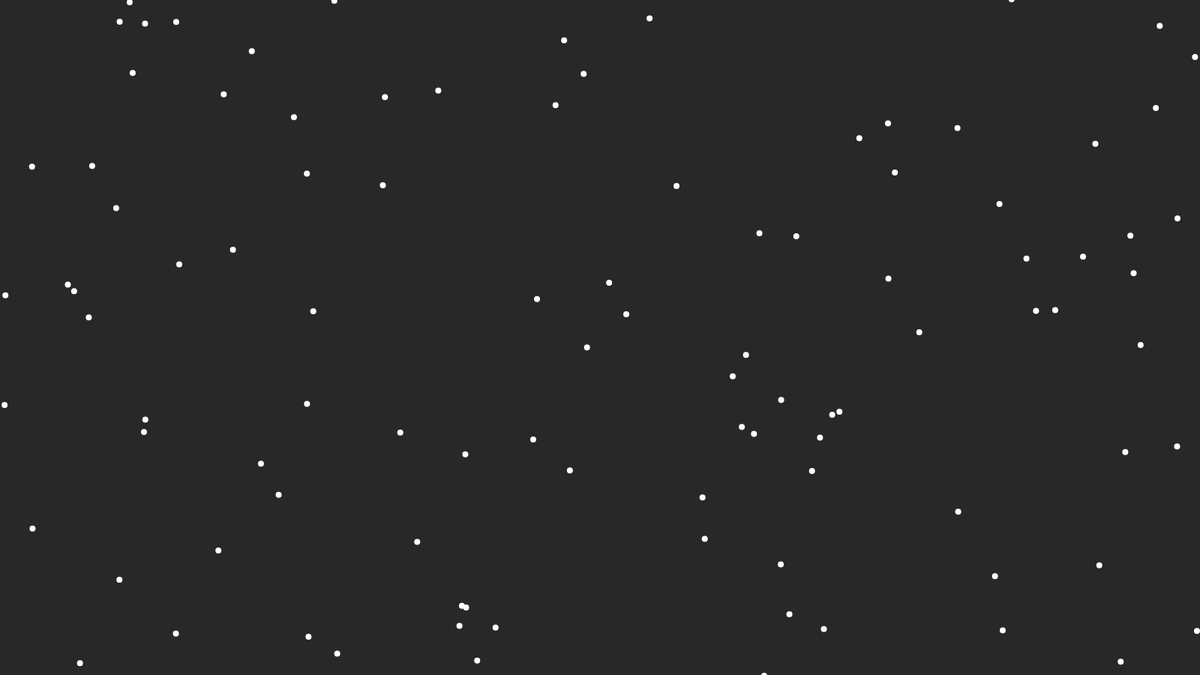
Frame 1 (no input)
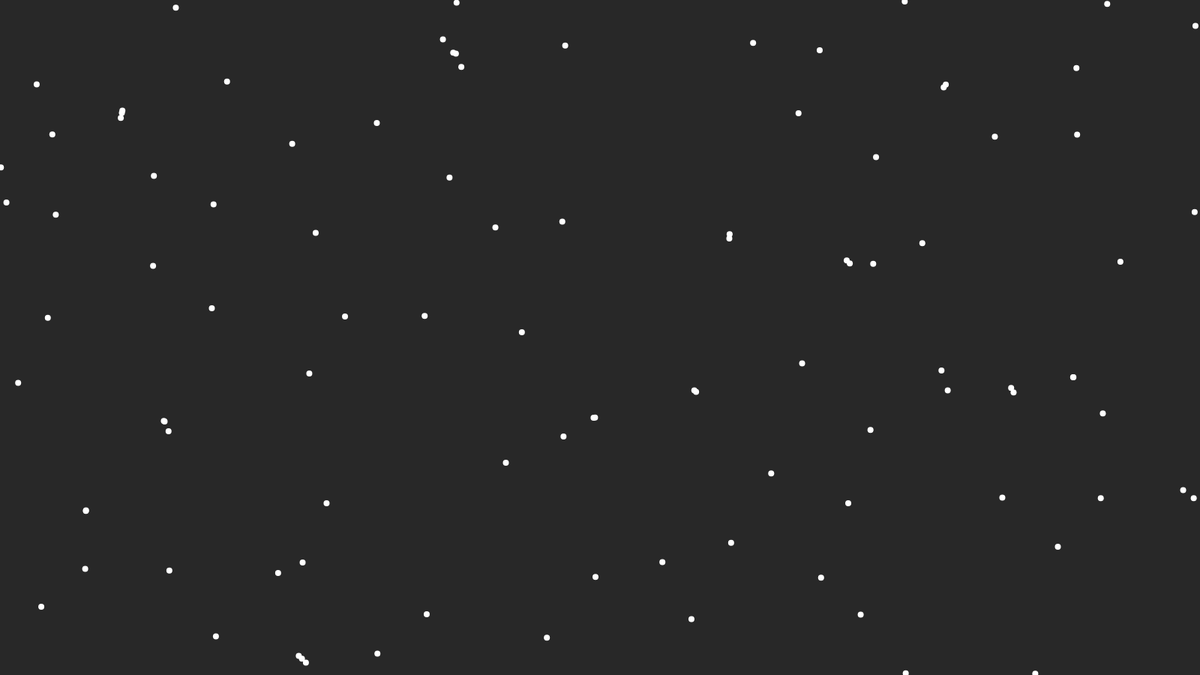
Frame 60 (no input)
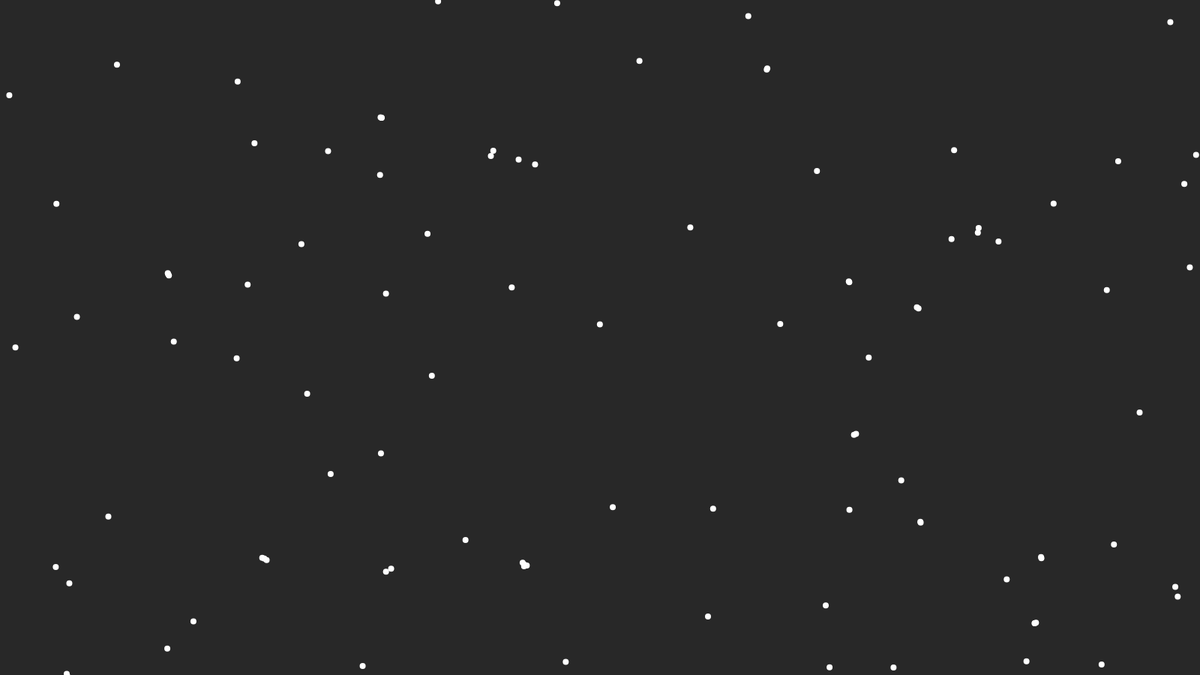
Frame 120 (the mouse pressed at the canvas centre since frame 60)

The p5.js sketch that drew these frames (run headless with seeded random() and noise() and a simulated clock; from frame 60 on, the mouse is pressed at the canvas centre):

// p5.js sketch
// ── sketch.js
const flock = [];

function setup() {
  createCanvas(1600, 900);
  for (let i=0; i < 100; i++) {
  flock.push(new Boid());
}
}

function draw() {
  background(40);
  for (let boid of flock) {
    boid.edges();
    boid.flock(flock);
    boid.update();
    boid.show();
  }
}

// ── boid.js
class Boid {
    constructor() {
        this.pos = createVector(random(width), random(height));
        this.vel = p5.Vector.random2D();
        this.vel.setMag(random(2, 4));
        this.acc = createVector();
        this.maxForce = 0.2;
        this.maxSpeed = 4;
    }

    edges() {
        if (this.pos.x > width) {
            this.pos.x = 0;
        } else if (this.pos.x < 0) {
            this.pos.x = width;
        } else if (this.pos.y > height) {
            this.pos.y = 0;
        } else if (this.pos.y < 0) {
            this.pos.y = height;
        }
    }


    align(boids) {
        let perceptionRadius = 25;
        let steering = createVector();
        let total = 0;
        for (let other of boids) {
            let d = dist(this.pos.x, this.pos.y, other.pos.x, other.pos.y);
            if (other != this && d < perceptionRadius) {
                steering.add(other.vel);
                total++;
            }
        }
        if (total > 0) {
            steering.div(total);
            steering.setMag(this.maxSpeed);
            steering.sub(this.vel);
            steering.limit(this.maxForce);
        }
        return steering;
    }
    cohesion(boids) {
        let steering = createVector();
        let perseptionRad = 50;
        let total = 0;
        for (let other of boids) {
            let d = dist(this.pos.x, this.pos.y, other.pos.x, other.pos.y);
            if (other != this && d < perseptionRad) {
                steering.add(other.pos);
                total++;
            }
        }
        if (total > 0) {
            steering.div(total);
            steering.sub(this.pos);
            steering.setMag(this.maxSpeed);
            steering.sub(this.vel);
            steering.limit(this.maxForce);
        }
        return steering;
    }

    seperation(boids) {
        let steering = createVector();
        let perseptionRad = 100;
        let total = 0;
        for (let other of boids) {
            let d = dist(this.pos.x, this.pos.y, other.pos.x, other.pos.y);
            if (other != this && d < perseptionRad) {
                let diff = p5.Vector.sub(this.pos, other.pos);
                diff.div(d);
                steering.add(diff);
                total++;
            }
        }
        if (total > 0) {
            steering.div(total);
            steering.setMag(this.maxSpeed);
            steering.sub(this.vel);
            steering.limit(this.maxForce);
        }
        return steering;
    }
    flock(boids) {
        this.acc.set(0, 0);
        let alignment = this.align(boids);
        this.acc.add(alignment);
        let cohesion = this.cohesion(boids);
        this.acc.add(cohesion);
        let seperation = this.seperation(boids);
        this.acc.add(seperation);
    }
    update() {
        this.pos.add(this.vel);
        this.vel.add(this.acc);
        this.vel.limit(this.maxSpeed);
    }
    show() {
        strokeWeight(8);
        stroke(255);
        point(this.pos.x, this.pos.y);
    }
}
